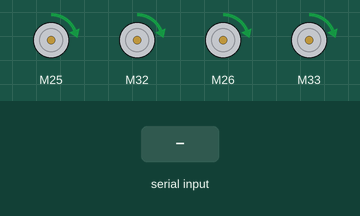
Bench run of a sketch on a simulated ESP32. On the bench: 4 × DC motor (green arrow = forward, orange = backward, longer = faster). The inputs (shaded band) are chosen by the test bench. What the sketch prints to the serial monitor is not drawn.

Above: at 6.2 s.
6.3 s: "90,45\n" received over Serial
Timing chart, 0 to 9.3 s (numbered marks = the images above; inputs shaded):
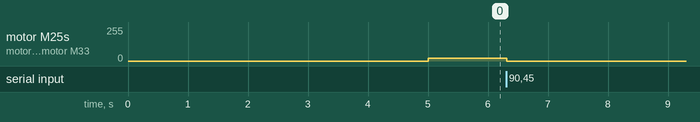

The sketch:

4ESCs.ino
```cpp
#include <ESP32Servo.h>

#include <ESC.h>
String readString;
int pp=0, n=0;

#define MIN_SPEED 1080
#define MAX_SPEED 1390

#define FRpin 25
#define BRpin 26
#define FLpin 32
#define BLpin 33


ESC FRP (FRpin, 1000, 2000, 500);
ESC FLP (FLpin, 1000, 2000, 500);
ESC BRP (BRpin, 1000, 2000, 500);
ESC BLP (BLpin, 1000, 2000, 500);

ESC arr[]= {FRP, FLP, BRP, BLP};


void setup() {
  Serial.begin(115200);
  pinMode(FRpin, OUTPUT);
  pinMode(FLpin, OUTPUT);
  pinMode(BRpin, OUTPUT);
  pinMode(BLpin, OUTPUT);
  for(int i=0; i<4; i++){
    arr[i].arm();
  }
  delay(5000);
  for(int i=0; i<4; i++){
    arr[i].speed(MIN_SPEED);
  }
}

void loop() {
  while (Serial.available()) {
    char c = Serial.read();
    readString += c;
    delay(2);
  }

  if (readString.length() >0) {
    n = readString.toInt();
    readString="";

    if(n>=0 && n<=2000){
      Serial.print("Setting servo speed to ");
      Serial.print(n);
      Serial.println(" .. . . .. ");
      for(int i=0; i<4; i++){
        arr[i].speed(n);
      }
      delay(100);
    }
  }

}
```

Measured:
- after the input at 6.3 s, motor M25, motor M32, motor M26, motor M33: forward 20/255 → stopped at once
